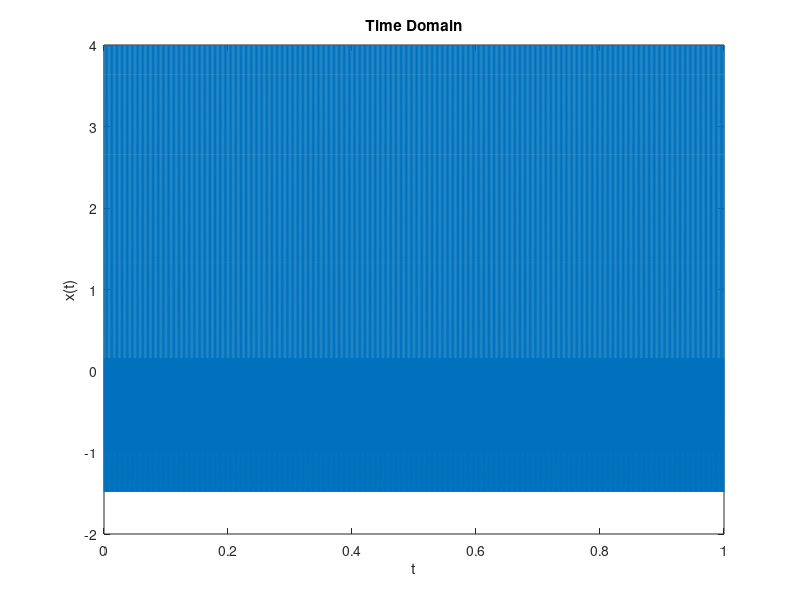
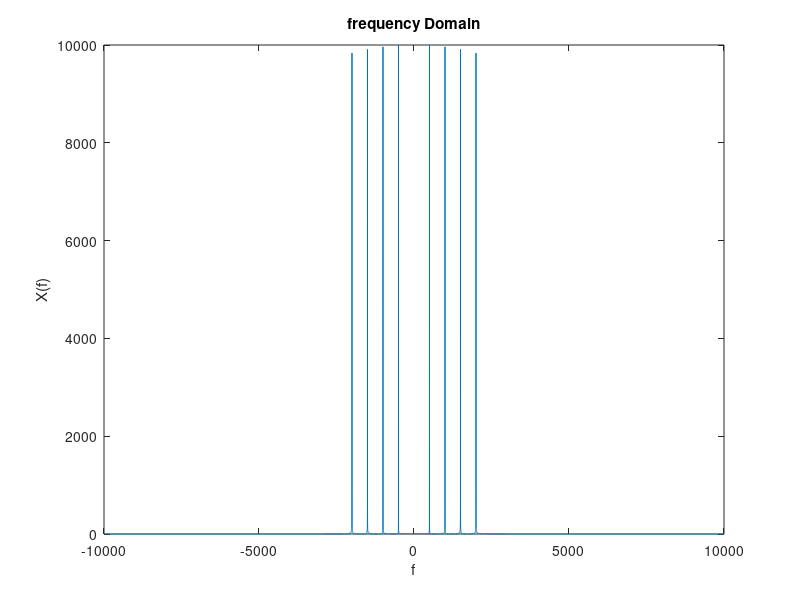
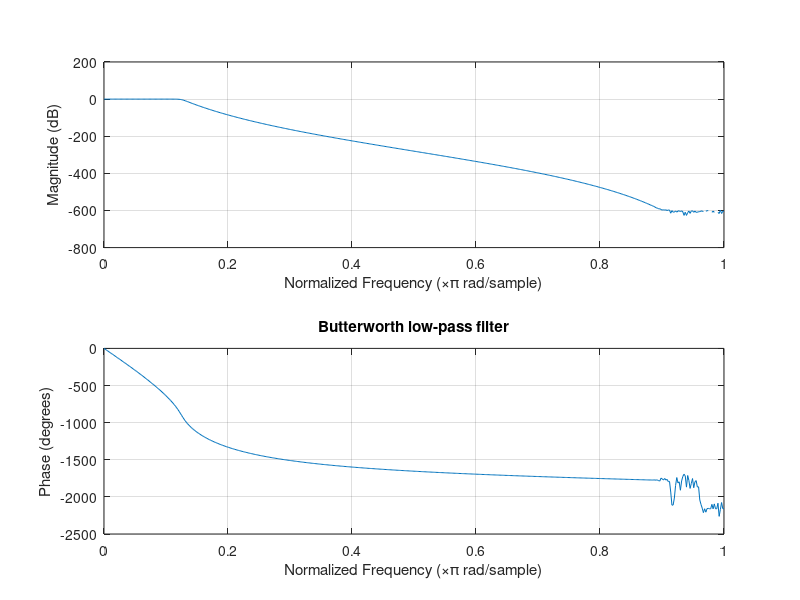
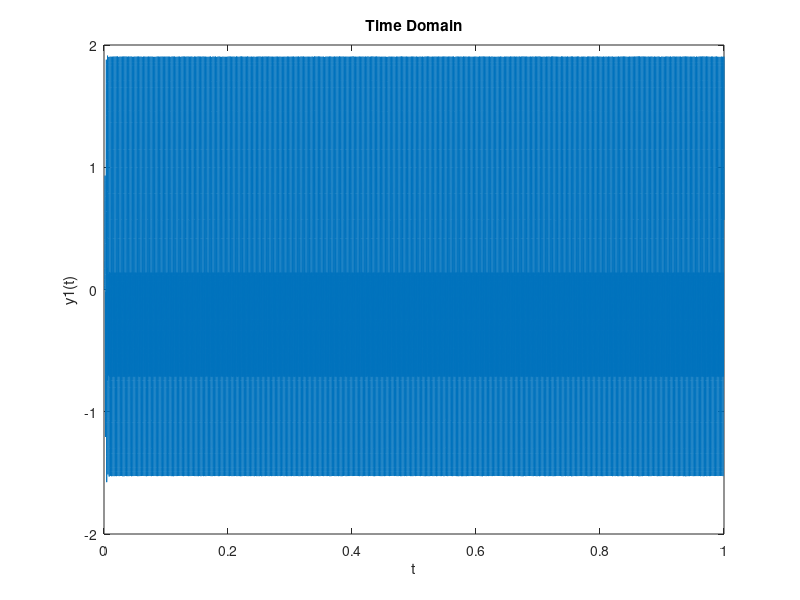

Write MATLAB code to recreate these figures, in order.
pkg load signal
f1 = 500;
f2 = 1000;
f3 = 1500;
f4 = 2000;
fs_audio = 4000;
fs = 20000;
ts = 1/fs;
t = 0:ts:1;
#1
x = cos(2*pi*f1*t) + cos(2*pi*f2*t) + cos(2*pi*f3*t) + cos(2*pi*f4*t);



#2
audiowrite ('wave.wav', x,fs_audio);


#3  
figure(1);
plot(t,x);
xlabel ("t");
ylabel ("x(t)");
title ("Time Domain");

#4
E = sum(abs(x).^2);
#5
X = fft(x);

#6
X_f= fftshift(X); #shift to zero
n = length(X);
fshift = (-n/2:n/2-1)*(fs/n);
figure(2);
plot(fshift,abs(X_f));
xlabel ("f");
ylabel ("X(f)");
title ("frequency Domain");
#7
E_f =  sum(abs(X).^2 ./n);
#8
fc = 1250;
[b,a] = butter (20,fc/(fs/2),'low');
#9
figure(3);
freqz(b,a);
title ("Butterworth low-pass filter")
#10
y1 = filter(b,a,x);
#11
audiowrite ('y1.wav', y1,fs_audio);

#12
figure(4);
plot(t,y1);
xlabel ("t");
ylabel ("y1(t)");
title ("Time Domain");
#13
E1 = sum(abs(y1).^2);
#14
Y1 = fft(y1);
#15
Y_f= fftshift(Y1);
n1 = length(Y1);
fshift = (-n1/2:n1/2-1)*(fs/n1);
figure(5);
plot(fshift,abs(Y_f));
xlabel ("f");
ylabel ("Y1(f)");
title ("frequency Domain");
#16
E1_f =  sum(abs(Y1).^2 ./n1);


#17
[b,a] = butter(20,fc/(fs/2),'high');
#18
figure(6);
freqz(b,a);
title ("Butterworth high-pass filter")
#19
y2 = filter(b,a,x);
#20
audiowrite ('y2.wav', y2,fs_audio);

#21
figure(7);
plot(t,y2);
xlabel ("t");
ylabel ("y2(t)");
title ("Time Domain");
n2 = length(y2);
#22
E2 = sum(abs(y2).^2);


#23
Y2 = fft(y2);

#24
Y2_f = fftshift(Y2);
fshift2 = (-n2/2:n2/2-1)*(fs/n2);
figure(8);
plot(fshift2,abs(Y2_f));
xlabel ("f");
ylabel ("Y2(f)");
title ("frequency Domain");
#25
E2_f =  sum(abs(Y2).^2 ./n2);

